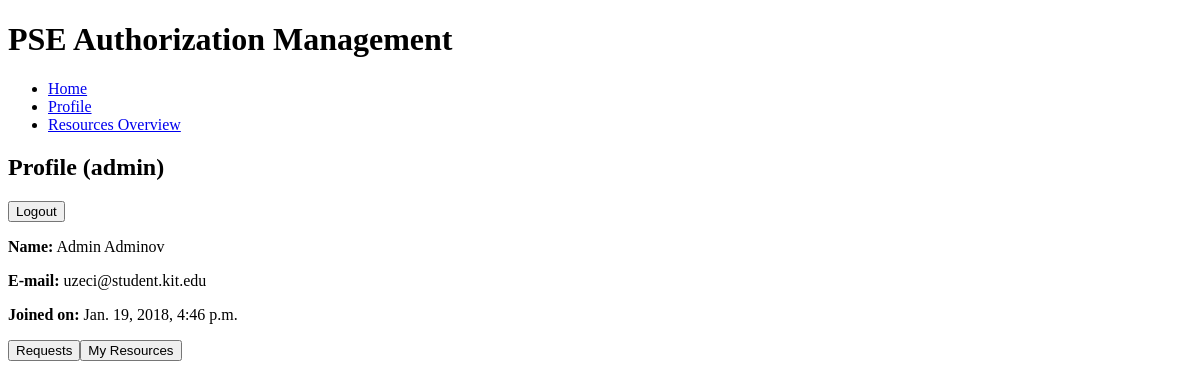
The page /profile/ (signed in) on the database as committed earlier.
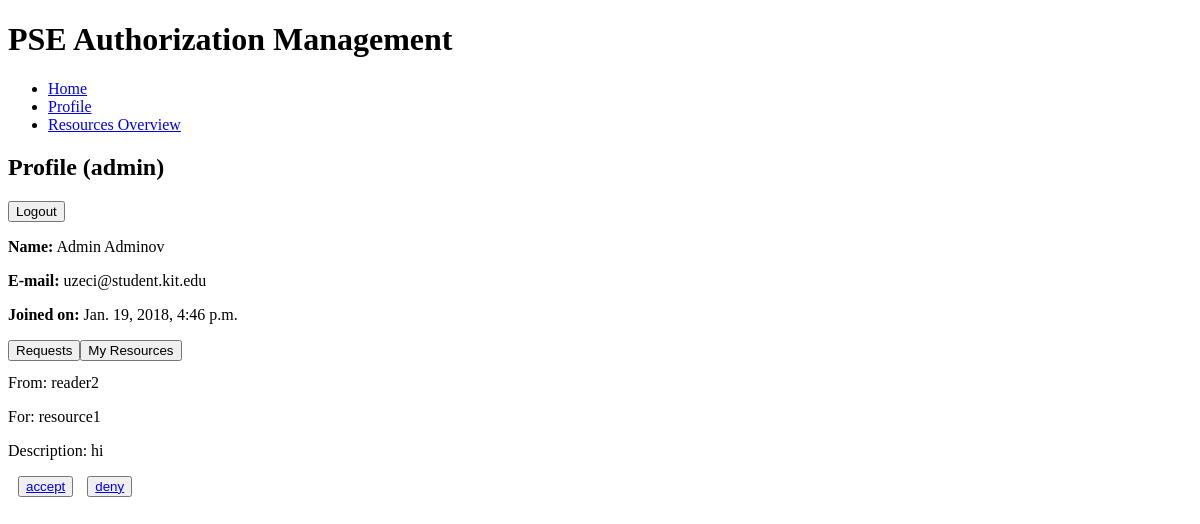
The same page on the database as committed later.
### AuthorizationManagement/models.py (models this page shows, shortened)
class Request(models.Model):
    sender = models.ForeignKey(CustomUser, on_delete = models.DO_NOTHING)
    creationDate = models.DateTimeField(default=datetime.now, blank=True)
    resource = models.ForeignKey(Resource, on_delete = models.DO_NOTHING)
    description = models.CharField(max_length=250, default = 'default_description')
    class Meta:
        abstract = True
        unique_together=('sender','resource',)

class AccessRequest(Request):
    pass

class Resource(models.Model):
    type = models.CharField(max_length=50, default = 'default_type')
    name = models.CharField(max_length=150, default = 'default_name')
    description = models.CharField(max_length=250, default = 'default_description')
    creationDate = models.DateTimeField(default=datetime.now, blank=True)
    readers = models.ManyToManyField(CustomUser, related_name= 'reader')
    owners = models.ManyToManyField(Owner, related_name= 'owner')
    link = models.FileField(null=True)

### AuthorizationManagement/views.py (the view)
# urls.py: re_path(r'^profile/', views.ProfileView.as_view(), name = 'profile'),
@method_decorator(login_required, name='dispatch')
class ProfileView(generic.ListView):
    model = User
    template_name = 'AuthorizationManagement/profile.html'
    def get_queryset(self):
        resources = MyResourcesView.get_queryset(self)
        return AccessRequest.objects.filter(resource__in=resources)

### AuthorizationManagement/views.py (called while the page is built)
    def get_queryset(self):
        current_user = Owner.objects.get(id=self.request.user.id)
        return current_user.owner.all()

### AuthorizationManagement/templates/AuthorizationManagement/profile.html (shortened to what this page needs)
{% extends "AuthorizationManagement/base.html" %}
{% block body %}
		<h2>Profile ({{user.username}})</h1>
		<form action=/authentification/logout/>
			<input type=submit value="Logout">
		<p><strong>Name:</strong> {{ user.first_name }} {{user.last_name}} </p>
		<p><strong>E-mail:</strong> {{ user.email }}</p>
		<p><strong>Joined on:</strong> {{ user.date_joined }}</p>
		<div id="first">
		<form action="/profile">
			<input type=submit value="Requests">
		</form>
		</div>
		<div id="second">
		<form action="/my-resources">
			<input type=submit value="My Resources">
		</form>
		</div> <br/>
	{% block profile %}
			{% for accessrequest in accessrequest_list %}
			    <p> From: {{accessrequest.sender.username}} </p>
				<p> For: {{accessrequest.resource.name}} </p>
				<p> Description: {{accessrequest.description}} </p>
			    <button style=" margin-left:10px;">
				<a href="#approve-request-{{accessrequest.pk}}" > accept </a>
				</button>
				<button style=" margin-left:10px;">
				<a href="#deny-request-{{accessrequest.pk}}" > deny </a>
				</button>
				{% load static %}
				<link rel="stylesheet" type="text/css" href="{% static 'AuthorizationManagement/css/handle_req.css' %}" />
            {% endfor %}
	{% endblock %}
{% endblock %}

Rows that differ between the two databases and show on the page:
added AccessRequest: sender.username "reader2", resource.name "resource1", description "hi"
